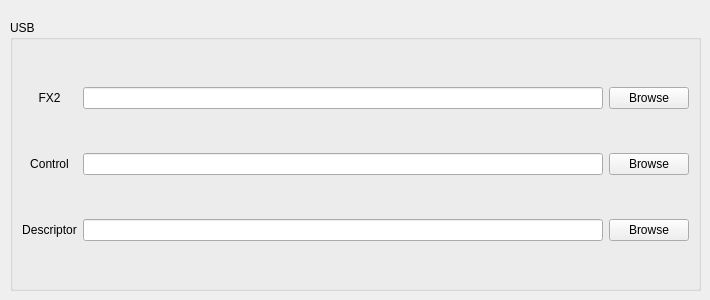
            <widget class="QWidget" name="prgPgAscent">
             <widget class="QGroupBox" name="gbPrgmFirmware_3">
              <property name="geometry">
               <rect>
                <x>10</x>
                <y>20</y>
                <width>691</width>
                <height>271</height>
               </rect>
              </property>
              <property name="title">
               <string>USB</string>
              </property>
              <layout class="QGridLayout" name="gridLayout_20">
               <item row="0" column="0">
                <widget class="QLabel" name="lblPrgmFx2_2">
                 <property name="text">
                  <string>FX2</string>
                 </property>
                 <property name="alignment">
                  <set>Qt::AlignCenter</set>
                 </property>
                </widget>
               </item>
               <item row="0" column="1">
                <widget class="QLineEdit" name="editPrgmAscentFx2">
                 <property name="sizePolicy">
                  <sizepolicy hsizetype="Expanding" vsizetype="Fixed">
                   <horstretch>0</horstretch>
                   <verstretch>0</verstretch>
                  </sizepolicy>
                 </property>
                 <property name="minimumSize">
                  <size>
                   <width>350</width>
                   <height>0</height>
                  </size>
                 </property>
                 <property name="maximumSize">
                  <size>
                   <width>525</width>
                   <height>16777215</height>
                  </size>
                 </property>
                </widget>
               </item>
               <item row="0" column="2">
                <widget class="QPushButton" name="btnPrgmAscentFx2">
                 <property name="text">
                  <string>Browse</string>
                 </property>
                 <property name="checkable">
                  <bool>true</bool>
                 </property>
                </widget>
               </item>
               <item row="1" column="0">
                <widget class="QLabel" name="lblPrgmControl_2">
                 <property name="text">
                  <string>Control</string>
                 </property>
                 <property name="alignment">
                  <set>Qt::AlignCenter</set>
                 </property>
                </widget>
               </item>
               <item row="1" column="1">
                <widget class="QLineEdit" name="editPrgmAscentCtrl">
                 <property name="minimumSize">
                  <size>
                   <width>350</width>
                   <height>0</height>
                  </size>
                 </property>
                 <property name="maximumSize">
                  <size>
                   <width>525</width>
                   <height>16777215</height>
                  </size>
                 </property>
                </widget>
               </item>
               <item row="1" column="2">
                <widget class="QPushButton" name="btnPrgmAscentCtrl">
                 <property name="text">
                  <string>Browse</string>
                 </property>
                 <property name="checkable">
                  <bool>true</bool>
                 </property>
                </widget>
               </item>
               <item row="2" column="0">
                <widget class="QLabel" name="lblPrgmDescr_2">
                 <property name="text">
                  <string>Descriptor</string>
                 </property>
                 <property name="alignment">
                  <set>Qt::AlignCenter</set>
                 </property>
                </widget>
               </item>
               <item row="2" column="1">
                <widget class="QLineEdit" name="editPrgmAscentDescriptor">
                 <property name="maximumSize">
                  <size>
                   <width>525</width>
                   <height>16777215</height>
                  </size>
                 </property>
                </widget>
               </item>
               <item row="2" column="2">
                <widget class="QPushButton" name="btnPrgmAscentDescriptor">
                 <property name="text">
                  <string>Browse</string>
                 </property>
                 <property name="checkable">
                  <bool>true</bool>
                 </property>
                </widget>
               </item>
              </layout>
             </widget>
            </widget>
